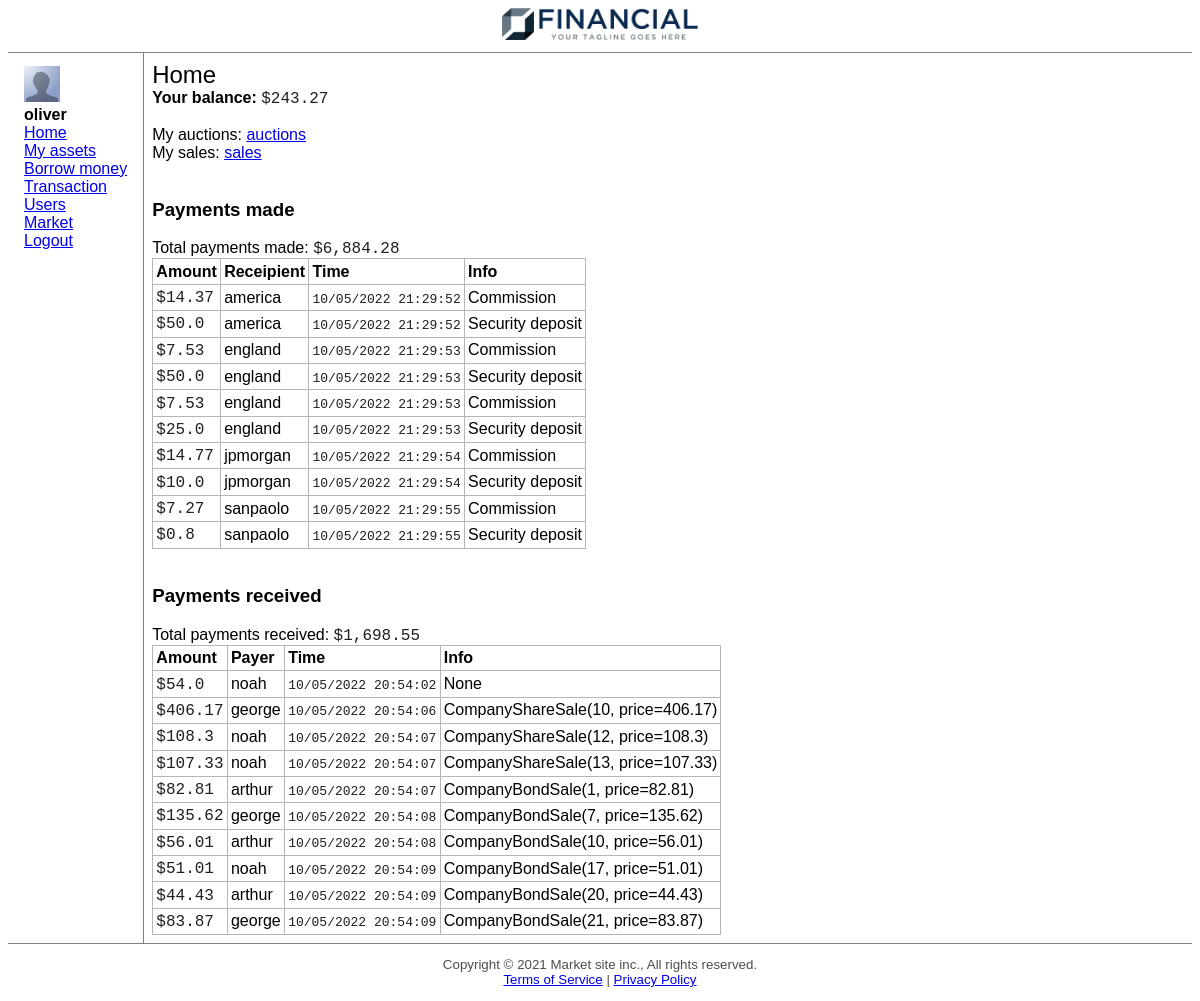
Page /home (signed in) on the committed database.
### market_site/models.py (models this page shows, shortened)
class User(db.Model, UserMixin):
    __tablename__ = 'users'
    id = db.Column(db.Integer, primary_key=True)
    username = db.Column(db.String(80), unique=True, nullable=False)
    password = db.Column(db.String(120), nullable=False)
    email = db.Column(db.String(80), unique=True, nullable=True)
    full_name = db.Column(db.String(80), unique=False, nullable=True)
    last_login = db.Column(db.DateTime, nullable=True, default=datetime.now)
    type = db.Column(db.Integer, default=PHYSICAL_PERSON)
    company_id = db.Column(db.Integer, unique=True, nullable=True)      # only if the type==LEGAL_PERSON
    bank_id = db.Column(db.Integer, unique=True, nullable=True)      # only if the type==BANKER
    date_created = db.Column(db.DateTime, nullable=False, default=datetime.now)
    balance = db.Column(db.Float, nullable=False, default=0)
    bank_loans = db.relationship('BankLoan', backref='borrower', lazy=True)
    hard_assets = db.relationship('HardAsset', backref='owner', lazy=True)
    company_shares = db.relationship('CompanyShare', backref='owner', lazy=True)
    company_bonds = db.relationship('CompanyBond', backref='owner', lazy=True)
    total_payments_received = db.Column(db.Float, nullable=True, default=0)
    total_payments_made = db.Column(db.Float, nullable=True, default=0)
    def payments_received(self):
        return Transaction.query.filter_by(payee_id=self.id).all()
    def payments_made(self):
        return Transaction.query.filter_by(payer_id=self.id).all()

class Transaction(db.Model):
    __tablename__ = 'transactions'
    id = db.Column(db.Integer, primary_key=True)
    payer_id = db.Column(db.Integer, db.ForeignKey('users.id'))
    payer = db.relationship("User", foreign_keys=[payer_id])
    payee_id = db.Column(db.Integer, db.ForeignKey('users.id'))
    payee = db.relationship("User", foreign_keys=[payee_id])
    amount = db.Column(db.Float, nullable=False)
    time = db.Column(db.DateTime, nullable=True, default=datetime.now)
    info = db.Column(db.String(100), nullable=True)

### market_site/routes.py (the view)
@app.route('/')
@app.route('/home')
@login_required
def home():
	return render_template('index.html', title='Home')

### market_site/models.py (called while the page is built)
@login_manager.user_loader
def load_user(user_id):
    return User.query.get(int(user_id))

### market_site/templates/index.html
{% extends "layout.html" %}
{% block content %}
My auctions: <a href="/auctions/user/{{ current_user.id }}">auctions</a><br>
My sales: <a href="/sales/user/{{ current_user.id }}">sales</a><br>
<br>
<h3>Payments made</h3>
Total payments made: <span class="m">{{ '{:,.2f}'.format(current_user.total_payments_made) }}</span>
<table tb>
    <tr>
        <th>Amount</th>
        <th>Receipient</th>
        <th>Time</th>
        <th>Info</th>
    </tr>
    {% for payment in current_user.payments_made()[-10:] %}
        <tr>
            <td><span class="m">{{ payment.amount }}</span></td>
            <td>{{ payment.payee.username }}</td>
            <td><span class="t">{{ payment.time.strftime('%d/%m/%Y %H:%M:%S') }}</span> </td>
            <td>{{ payment.info }}</td>
        </tr>
    {% endfor %}
</table>
<br>
<h3>Payments received</h3>
Total payments received: <span class="m">{{ '{:,.2f}'.format(current_user.total_payments_received) }}</span>
<table tb>
    <tr>
        <th>Amount</th>
        <th>Payer</th>
        <th>Time</th>
        <th>Info</th>
    </tr>
    {% for payment in current_user.payments_received()[-10:] %}
        <tr>
            <td><span class="m">{{ payment.amount }}</span></td>
            <td>{{ payment.payer.username }}</td>
            <td><span class="t">{{ payment.time.strftime('%d/%m/%Y %H:%M:%S') }}</span> </td>
            <td>{{ payment.info }}</td>
        </tr>
    {% endfor %}
</table>
{% endblock %}

### market_site/templates/layout.html (shortened to what this page needs)
<!DOCTYPE html>
<html lang="en">
<head>
    <link rel="stylesheet" href="{{url_for('static', filename='css/style.css')}}">
    <link rel="stylesheet" href="{{url_for('static', filename='css/modal.css')}}">
    <link rel="stylesheet" href="{{url_for('static', filename='css/alert.css')}}">
    <link rel="stylesheet" href="{{url_for('static', filename='css/btn.css')}}">
    <link rel="stylesheet" href="{{url_for('static', filename='css/input.css')}}">
</head>
<body>
    <header>
        <img src="{{ url_for('static', filename='logos/logo1.1.png') }}" logo>
        <img src="{{ url_for('static', filename='logos/logo1.2.png') }}" logo>
    </header>
    <div main>
        {% if not not_show_nav %}
            <nav>
                <div>
                    <img src="{{ url_for('static', filename='logos/profile.png') }}" alt="">
                    <br>
                    <b>
                        {% if current_user.type == 0 %}
                            CEO of
                            <br>
                            {{ current_user.get_company().name }}
                        {% else %}
                            {{current_user.username}}
                        {% endif %}
                    </b>
                </div>
                <a href="/home">Home</a><br>
                <a href="/user_assets">My assets</a><br>
                <a href="/borrow">Borrow money</a><br>
                <a href="/transaction">Transaction</a><br>
                <a href="/users">Users</a><br>
                <a href="/market">Market</a><br>
                <a href="/logout">Logout</a><br>
            </nav>
        {% endif %}
        <div content>
            <div class="title">
                {% if title %}
                    {{title}}
                {% endif %}
            </div>
            {% if current_user.is_authenticated %}
                <b>Your balance:</b> <span class="m">{{ "{:,.2f}".format(current_user.balance) }}</span>
                <br>
                <br>
            {% endif %}
            {% block content %}
            {% endblock %}
        </div>
    </div>
    <footer>
		Copyright &copy; 2021 Market site inc., All rights reserved.
		<br>
		<a href="#">Terms of Service</a> | <a href="#">Privacy Policy</a>
	</footer>
</body>

### market_site/static/css/style.css (style rules this page uses)
:root { --blue: #007bff; --indigo: #6610f2; --purple: #6f42c1; --pink: #e83e8c; --red: #dc3545; --orange: #fd7e14; --yellow: #ffc107; --green: #28a745; --teal: #20c997; --cyan: #17a2b8; --white: #fff; --gray: #6c757d; --gray-dark: #343a40; --primary: #007bff; --secondary: #6c757d; --success: #28a745; --info: #17a2b8; --warning: #ffc107; --danger: #dc3545; --light: #f8f9fa; --dark: #343a40; --input-border-color: rgb(128, 189, 255); --input-border-color-shadow: rgba(128, 189, 255, 0.3); }
body, html { margin: 0px; padding: 0px; }
body { display: grid; grid-template-areas: "h" "m" "f"; grid-template-rows: max-content auto max-content; height: 100vh; font-family: Arial, Helvetica, sans-serif; padding: 0em 0.5em 0em 0.5em; }
header { grid-area: h; text-align: center; border-bottom: 1px solid gray; padding: 0.5em 0em; }
footer { grid-area: f; text-align: center; padding: 1em; border-top: 1px solid gray; font-size: smaller; color: #4d4d4d; }
div[main] { grid-area: m; display: grid; grid-template-areas: 'nav content'; grid-template-columns: max-content auto; }
.title { font-size: x-large; }
nav { grid-area: nav; border-right: 1px solid gray; text-align: left; padding: 0.8em 1em; }
div[content] { grid-area: content; padding: 0.5em; }
img[logo] { height: 2em; }
table[tb] { font-family: arial, sans-serif; border-collapse: collapse; }
table[tb] td, table[tb] th { border: 1px solid #b6b6b6; text-align: left; padding: 0.2em; }
table { border-collapse: collapse; }
[t], .t, [p], .p, [m], .m { font-family: 'Courier New', Courier, monospace; color: #1f1f1f; }
[t], .t { font-size: small; }
[m]::before, .m::before { content: "$"; }

### rows in the picture
User: username "oliver", balance "243.27", total_payments_made "6,884.28", total_payments_received "1,698.55"
Transaction: amount "14.37", payee.username "america", time "10/05/2022 21:29:52", info "Commission"
Transaction: amount "50.0", payee.username "america", time "10/05/2022 21:29:52", info "Security deposit"
Transaction: amount "7.53", payee.username "england", time "10/05/2022 21:29:53", info "Commission"
Transaction: amount "50.0", payee.username "england", time "10/05/2022 21:29:53", info "Security deposit"
Transaction: amount "7.53", payee.username "england", time "10/05/2022 21:29:53", info "Commission"
Transaction: amount "25.0", payee.username "england", time "10/05/2022 21:29:53", info "Security deposit"
Transaction: amount "14.77", payee.username "jpmorgan", time "10/05/2022 21:29:54", info "Commission"
Transaction: amount "10.0", payee.username "jpmorgan", time "10/05/2022 21:29:54", info "Security deposit"
Transaction: amount "7.27", payee.username "sanpaolo", time "10/05/2022 21:29:55", info "Commission"
Transaction: amount "0.8", payee.username "sanpaolo", time "10/05/2022 21:29:55", info "Security deposit"
Transaction: amount "54.0", payer.username "noah", time "10/05/2022 20:54:02", info "None"
Transaction: amount "406.17", payer.username "george", time "10/05/2022 20:54:06", info "CompanyShareSale(10, price=406.17)"
Transaction: amount "108.3", payer.username "noah", time "10/05/2022 20:54:07", info "CompanyShareSale(12, price=108.3)"
Transaction: amount "107.33", payer.username "noah", time "10/05/2022 20:54:07", info "CompanyShareSale(13, price=107.33)"
Transaction: amount "82.81", payer.username "arthur", time "10/05/2022 20:54:07", info "CompanyBondSale(1, price=82.81)"
Transaction: amount "135.62", payer.username "george", time "10/05/2022 20:54:08", info "CompanyBondSale(7, price=135.62)"
Transaction: amount "56.01", payer.username "arthur", time "10/05/2022 20:54:08", info "CompanyBondSale(10, price=56.01)"
Transaction: amount "51.01", payer.username "noah", time "10/05/2022 20:54:09", info "CompanyBondSale(17, price=51.01)"
Transaction: amount "44.43", payer.username "arthur", time "10/05/2022 20:54:09", info "CompanyBondSale(20, price=44.43)"
Transaction: amount "83.87", payer.username "george", time "10/05/2022 20:54:09", info "CompanyBondSale(21, price=83.87)"

### other values in the picture
{{ title }} "Home"
